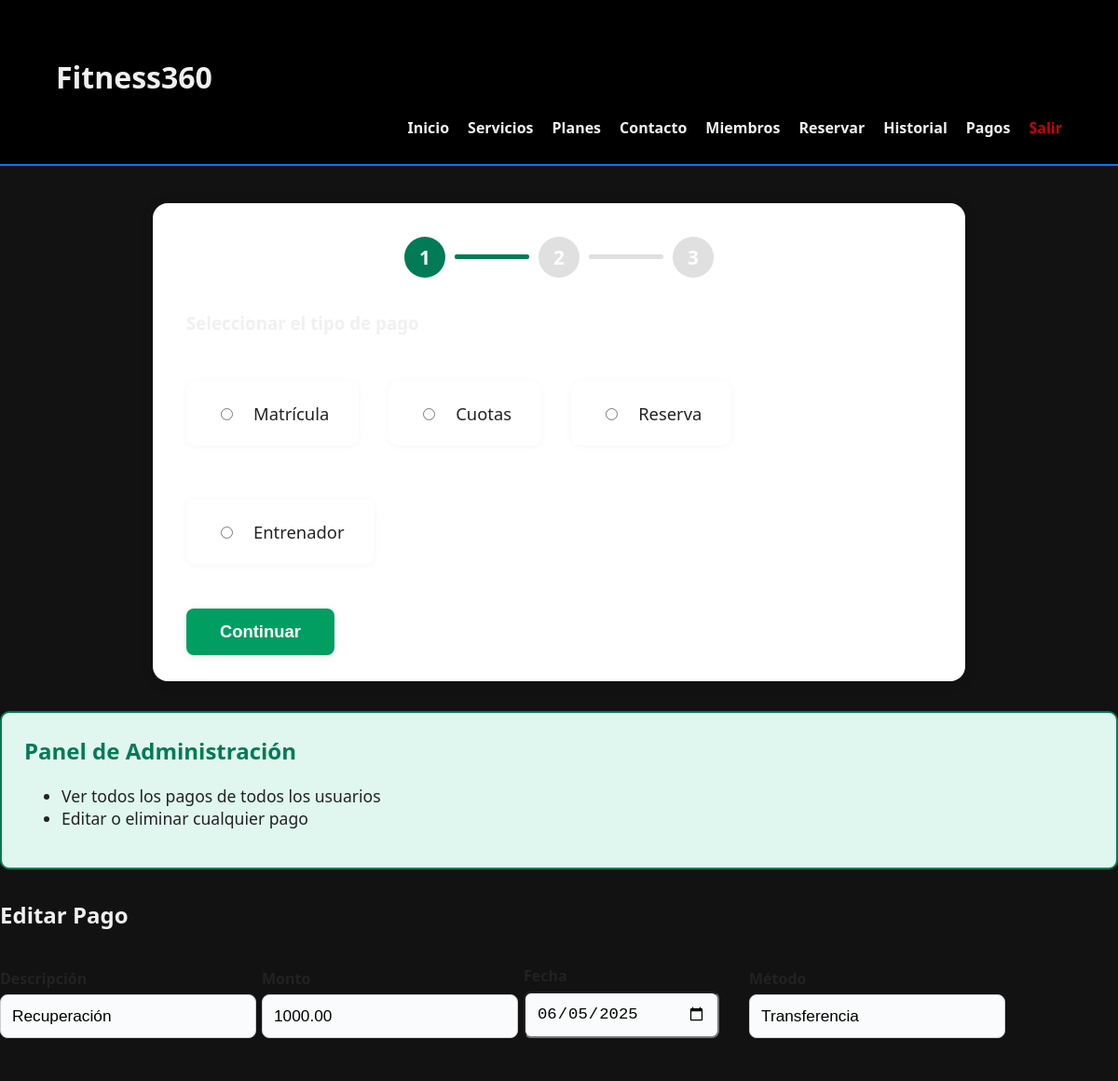
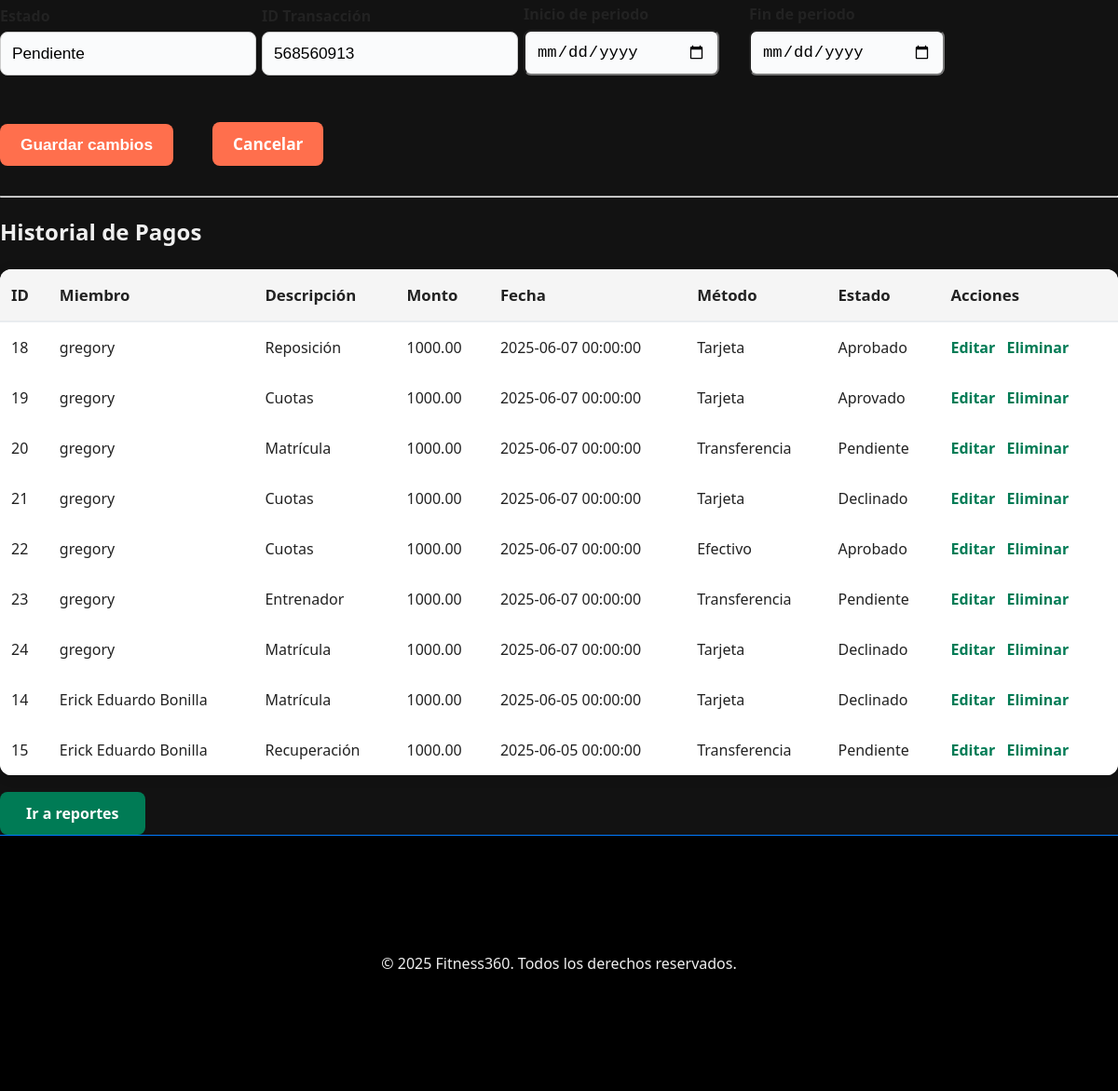
/fitness360_web/src/index.php?page=pagos&editar=15 (signed in), run on the app's committed database (2 pictures, top to bottom).
### tables this page shows
CREATE TABLE `Pagos` (
  `IDPago` int NOT NULL AUTO_INCREMENT,
  `IDMiembro` int NOT NULL,
  `DescripcionPago` varchar(255) NOT NULL,
  `Monto` decimal(10,2) NOT NULL,
  `FechaPago` timestamp NULL DEFAULT CURRENT_TIMESTAMP,
  `MetodoPago` varchar(50) DEFAULT NULL,
  `EstadoPago` varchar(50) DEFAULT NULL,
  `IDTransaccion` varchar(255) DEFAULT NULL,
  `FechaInicioPeriodo` date DEFAULT NULL,
  `FechaFinPeriodo` date DEFAULT NULL,
  PRIMARY KEY (`IDPago`),
  KEY `IDMiembro` (`IDMiembro`),
  CONSTRAINT `Pagos_ibfk_1` FOREIGN KEY (`IDMiembro`) REFERENCES `Miembros` (`IDMiembro`)
);

CREATE TABLE `Miembros` (
  `IDMiembro` int NOT NULL AUTO_INCREMENT,
  `NombreCompleto` varchar(255) NOT NULL,
  `CorreoElectronico` varchar(255) NOT NULL,
  `Password` varchar(255) NOT NULL,
  `NumeroTelefono` varchar(20) DEFAULT NULL,
  `FechaRegistro` timestamp NULL DEFAULT CURRENT_TIMESTAMP,
  `EsAdmin` tinyint(1) DEFAULT '0',
  `Rol` varchar(20) DEFAULT 'usuario',
  PRIMARY KEY (`IDMiembro`),
  UNIQUE KEY `CorreoElectronico` (`CorreoElectronico`)
);

### fitness360_web/src/pages/pagos.php (the view, shortened to what this page needs)
<?php
require_once __DIR__ . '/../includes/conexion.php';
$isAdmin = (isset($_SESSION['Rol']) && $_SESSION['Rol'] === 'admin');
$editarPago = null;
if ($isAdmin && isset($_GET['editar'])) {
    $idPago = intval($_GET['editar']);
    $res = $mysqli->query("SELECT * FROM Pagos WHERE IDPago = $idPago");
    $editarPago = $res->fetch_assoc();
}
?>
<div class="wizard-container">
  <div class="wizard-steps">
    <div class="step" id="step-ind-1">1</div>
    <div class="step-line"></div>
    <div class="step" id="step-ind-2">2</div>
    <div class="step-line"></div>
    <div class="step" id="step-ind-3">3</div>
  </div>
  <form id="pagosWizardForm" method="post" action="">
    <div class="wizard-step" id="step1">
      <h3>Seleccionar el tipo de pago</h3>
      <div class="wizard-options">
        <label><input type="radio" name="tipo_pago" value="Matrícula" required> Matrícula</label>
        <label><input type="radio" name="tipo_pago" value="Cuotas"> Cuotas</label>
        <label><input type="radio" name="tipo_pago" value="Reserva"> Reserva</label>
        <label><input type="radio" name="tipo_pago" value="Entrenador"> Entrenador</label>
      </div>
      <button type="button" class="next-btn" onclick="nextStep()">Continuar</button>
    </div>
  </form>
</div>
<?php
$isAdmin = (isset($_SESSION['Rol']) && $_SESSION['Rol'] === 'admin');
?>
<?php if ($isAdmin): ?>
  <div style="background:#e0f7ef; border:2px solid #007b55; border-radius:10px; padding:24px; margin:32px 0;">
    <h2 style="color:#007b55; margin-top:0;">Panel de Administración</h2>
    <ul style="font-size:1.1rem; color:#222;">
      <li>Ver todos los pagos de todos los usuarios</li>
      <li>Editar o eliminar cualquier pago</li>
    </ul>
  </div>
  <?php if ($editarPago): ?>
    <h2>Editar Pago</h2>
    <form method="post" class="pagos-form">
      <label>Descripción
        <input type="text" name="descripcion" value="<?= htmlspecialchars($editarPago['DescripcionPago']) ?>" required>
      </label>
      <label>Monto
        <input type="number" name="monto" value="<?= $editarPago['Monto'] ?>" step="0.01" required>
      </label>
      <label>Fecha
        <input type="date" name="fecha" value="<?= substr($editarPago['FechaPago'],0,10) ?>" required>
      </label>
      <label>Método
        <input type="text" name="metodo" value="<?= htmlspecialchars($editarPago['MetodoPago']) ?>" required>
      </label>
      <label>Estado
        <input type="text" name="estado" value="<?= htmlspecialchars($editarPago['EstadoPago']) ?>" required>
      </label>
      <label>ID Transacción
        <input type="text" name="idtransaccion" value="<?= htmlspecialchars($editarPago['IDTransaccion']) ?>">
      </label>
      <label>Inicio de periodo
        <input type="date" name="fechainicio" value="<?= $editarPago['FechaInicioPeriodo'] ?>">
      </label>
      <label>Fin de periodo
        <input type="date" name="fechafin" value="<?= $editarPago['FechaFinPeriodo'] ?>">
      </label>
      <button type="submit" name="editar">Guardar cambios</button>
      <a href="index.php?page=pagos">Cancelar</a>
    </form>
    <hr>
  <?php endif; ?>
  <h2>Historial de Pagos</h2>
  <table class="pagos-table">
    <tr>
      <th>ID</th>
      <th>Miembro</th>
      <th>Descripción</th>
      <th>Monto</th>
      <th>Fecha</th>
      <th>Método</th>
      <th>Estado</th>
      <th>Acciones</th>
    </tr>
    <?php
    $result = $mysqli->query("SELECT p.*, m.NombreCompleto FROM Pagos p JOIN Miembros m ON p.IDMiembro = m.IDMiembro ORDER BY FechaPago DESC");
    while ($row = $result->fetch_assoc()):
    ?>
    <tr>
      <td><?= $row['IDPago'] ?></td>
      <td><?= htmlspecialchars($row['NombreCompleto']) ?></td>
      <td><?= htmlspecialchars($row['DescripcionPago']) ?></td>
      <td><?= $row['Monto'] ?></td>
      <td><?= $row['FechaPago'] ?></td>
      <td><?= $row['MetodoPago'] ?></td>
      <td><?= $row['EstadoPago'] ?></td>
      <td class="acciones">
        <a href="index.php?page=pagos&editar=<?= $row['IDPago'] ?>">Editar</a>
        <a href="index.php?page=pagos&eliminar=<?= $row['IDPago'] ?>" onclick="return confirm('¿Seguro que deseas eliminar este pago?')">Eliminar</a>
      </td>
    </tr>
    <?php endwhile; ?>
  </table>
<?php endif; ?>
<a href="index.php?page=admin_pagos" target="_blank" style="display:inline-block; margin-top:18px; background:#007b55; color:#fff; padding:12px 28px; border-radius:8px; text-decoration:none; font-weight:bold;">Ir a reportes</a>

### fitness360_web/src/css/style.css (style rules this page uses)
body { margin: 0; font-family: 'Segoe UI', sans-serif; background-color: #121212; color: #f0f0f0; }

### fitness360_web/src/pages/pagos.php (style rules this page uses)
.pagos-form { display: flex; flex-wrap: wrap; gap: 24px 32px; align-items: flex-end; margin-bottom: 32px; }
.pagos-form label { display: flex; flex-direction: column; font-weight: 600; color: #222; font-size: 1rem; min-width: 210px; }
.pagos-form input[type="text"], .pagos-form input[type="number"], .pagos-form input[type="date"] { padding: 12px 12px; border: 1.5px solidrgb(12, 9, 9); border-radius: 8px; font-size: 1.08rem; background: #fafbfc; margin-top: 6px; transition: border 0.2s; }
.pagos-form button, .pagos-form a { padding: 12px 22px; border: none; border-radius: 8px; background: #ff6f4d; color: #fff; font-weight: bold; font-size: 1.08rem; cursor: pointer; margin-top: 18px; margin-right: 10px; transition: background 0.2s; text-decoration: none; display: inline-block; }
.pagos-table { width: 100%; border-collapse: separate; border-spacing: 0; background: #fff; margin-top: 24px; border-radius: 12px; overflow: hidden; box-shadow: 0 2px 16px rgba(0,0,0,0.07); }
.pagos-table th, .pagos-table td { padding: 16px 12px; text-align: left; }
.pagos-table th { background: #f5f5f5; color: #222; font-weight: bold; font-size: 1.05rem; border-bottom: 2px solid #e9ecef; }
.pagos-table tr { border-bottom: 1px solid #e9ecef; }
.pagos-table tr:last-child { border-bottom: none; }
.pagos-table td { color: #222; background: #fff; font-weight: 500; }
.pagos-table .acciones a { color: #007b55; font-weight: bold; margin-right: 8px; text-decoration: none; transition: color 0.2s; }
.wizard-container { max-width: 800px; margin: 40px auto 32px auto; background: #fff; border-radius: 16px; box-shadow: 0 2px 16px rgba(0,0,0,0.09); padding: 36px 36px 28px 36px; }
.wizard-steps { display: flex; align-items: center; justify-content: center; margin-bottom: 36px; }
.step { width: 44px; height: 44px; border-radius: 50%; background: #e0e0e0; color: #fff; display: flex; align-items: center; justify-content: center; font-weight: bold; font-size: 1.3rem; transition: background 0.2s; }
.step.active, .step.completed { background: #007b55; }
.step-line { width: 80px; height: 5px; background: #e0e0e0; margin: 0 10px; border-radius: 2px; }
.step.active + .step-line, .step.completed + .step-line { background: #007b55; }
.wizard-step { display: block; }
.wizard-options { display: flex; gap: 32px; margin: 32px 0 32px 0; flex-wrap: wrap; }
.wizard-options label { background: #fff; border-radius: 10px; padding: 22px 32px; font-size: 1.15rem; font-weight: 500; color: #222; cursor: pointer; box-shadow: 0 1px 8px rgba(0,0,0,0.04); transition: background 0.2s, box-shadow 0.2s, color 0.2s; display: flex; align-items: center; gap: 12px; }
.wizard-options input[type="radio"] { margin-right: 10px; }
.next-btn, .back-btn { padding: 14px 36px; border: none; border-radius: 8px; font-weight: bold; font-size: 1.15rem; margin: 8px 8px 0 0; transition: background 0.2s; box-shadow: 0 2px 8px rgba(0,0,0,0.08); opacity: 1; }
.next-btn { background: #009e60; color: #fff; }
label { display: block; margin: 18px 0 8px 0; }
input[type="text"], input[type="number"] { width: 100%; padding: 10px; border: 1.5px solid #ccc; border-radius: 6px; font-size: 1.08rem; }

### data on the page
pagos: descripcion "Recuperación", monto "1000.00", fecha "06/05/2025", metodo "Transferencia", estado "Pendiente", idtransaccion "568560913", IDPago "15", IDMiembro.NombreCompleto "Erick Eduardo Bonilla", DescripcionPago "Recuperación", Monto "1000.00", FechaPago "2025-06-05 00:00:00", MetodoPago "Transferencia", EstadoPago "Pendiente"
pagos: IDPago "18", IDMiembro.NombreCompleto "gregory", DescripcionPago "Reposición", Monto "1000.00", FechaPago "2025-06-07 00:00:00", MetodoPago "Tarjeta", EstadoPago "Aprobado"
pagos: IDPago "19", IDMiembro.NombreCompleto "gregory", DescripcionPago "Cuotas", Monto "1000.00", FechaPago "2025-06-07 00:00:00", MetodoPago "Tarjeta", EstadoPago "Aprovado"
pagos: IDPago "20", IDMiembro.NombreCompleto "gregory", DescripcionPago "Matrícula", Monto "1000.00", FechaPago "2025-06-07 00:00:00", MetodoPago "Transferencia", EstadoPago "Pendiente"
pagos: IDPago "21", IDMiembro.NombreCompleto "gregory", DescripcionPago "Cuotas", Monto "1000.00", FechaPago "2025-06-07 00:00:00", MetodoPago "Tarjeta", EstadoPago "Declinado"
pagos: IDPago "22", IDMiembro.NombreCompleto "gregory", DescripcionPago "Cuotas", Monto "1000.00", FechaPago "2025-06-07 00:00:00", MetodoPago "Efectivo", EstadoPago "Aprobado"
pagos: IDPago "23", IDMiembro.NombreCompleto "gregory", DescripcionPago "Entrenador", Monto "1000.00", FechaPago "2025-06-07 00:00:00", MetodoPago "Transferencia", EstadoPago "Pendiente"
pagos: IDPago "24", IDMiembro.NombreCompleto "gregory", DescripcionPago "Matrícula", Monto "1000.00", FechaPago "2025-06-07 00:00:00", MetodoPago "Tarjeta", EstadoPago "Declinado"
pagos: IDPago "14", IDMiembro.NombreCompleto "Erick Eduardo Bonilla", DescripcionPago "Matrícula", Monto "1000.00", FechaPago "2025-06-05 00:00:00", MetodoPago "Tarjeta", EstadoPago "Declinado"
